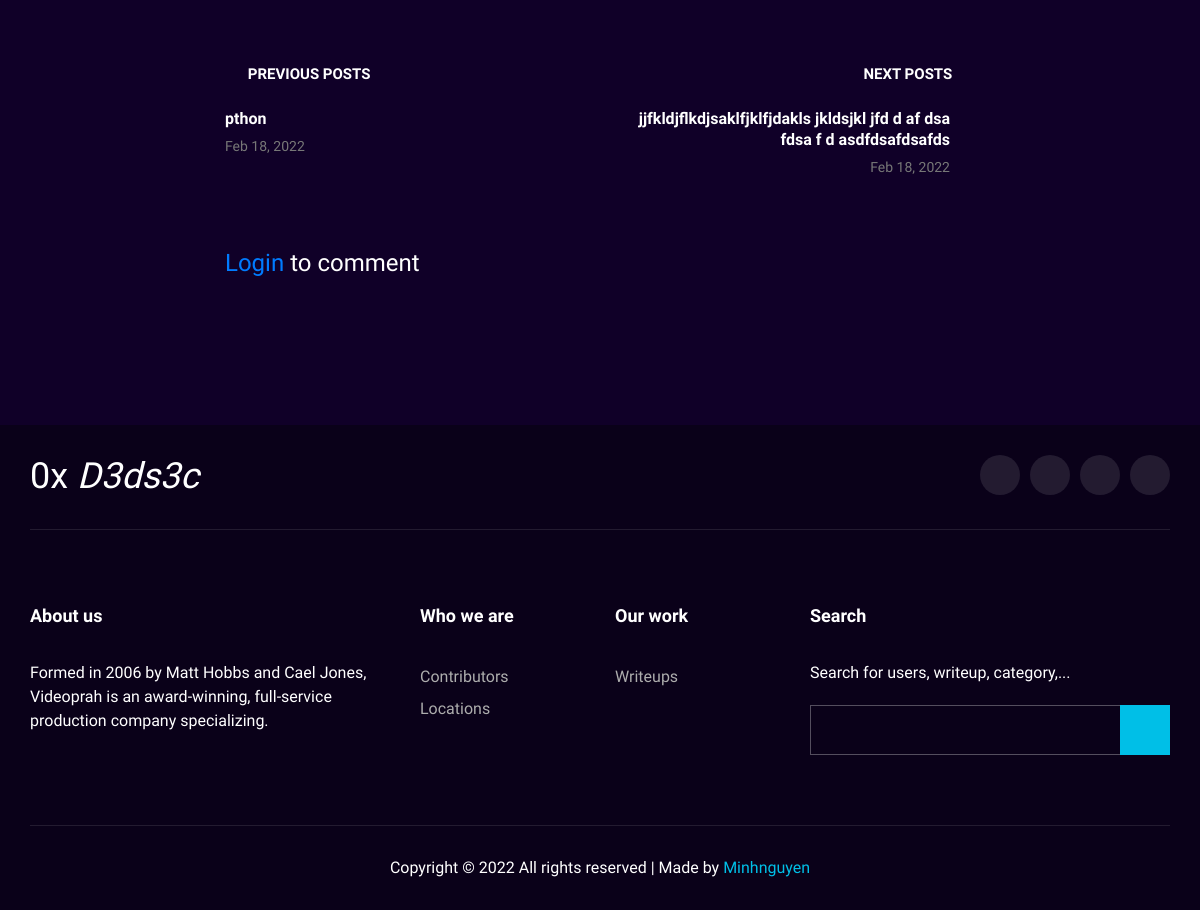
/dedsec/writeup/34/ (lower part), run on an earlier commit of the app's database.
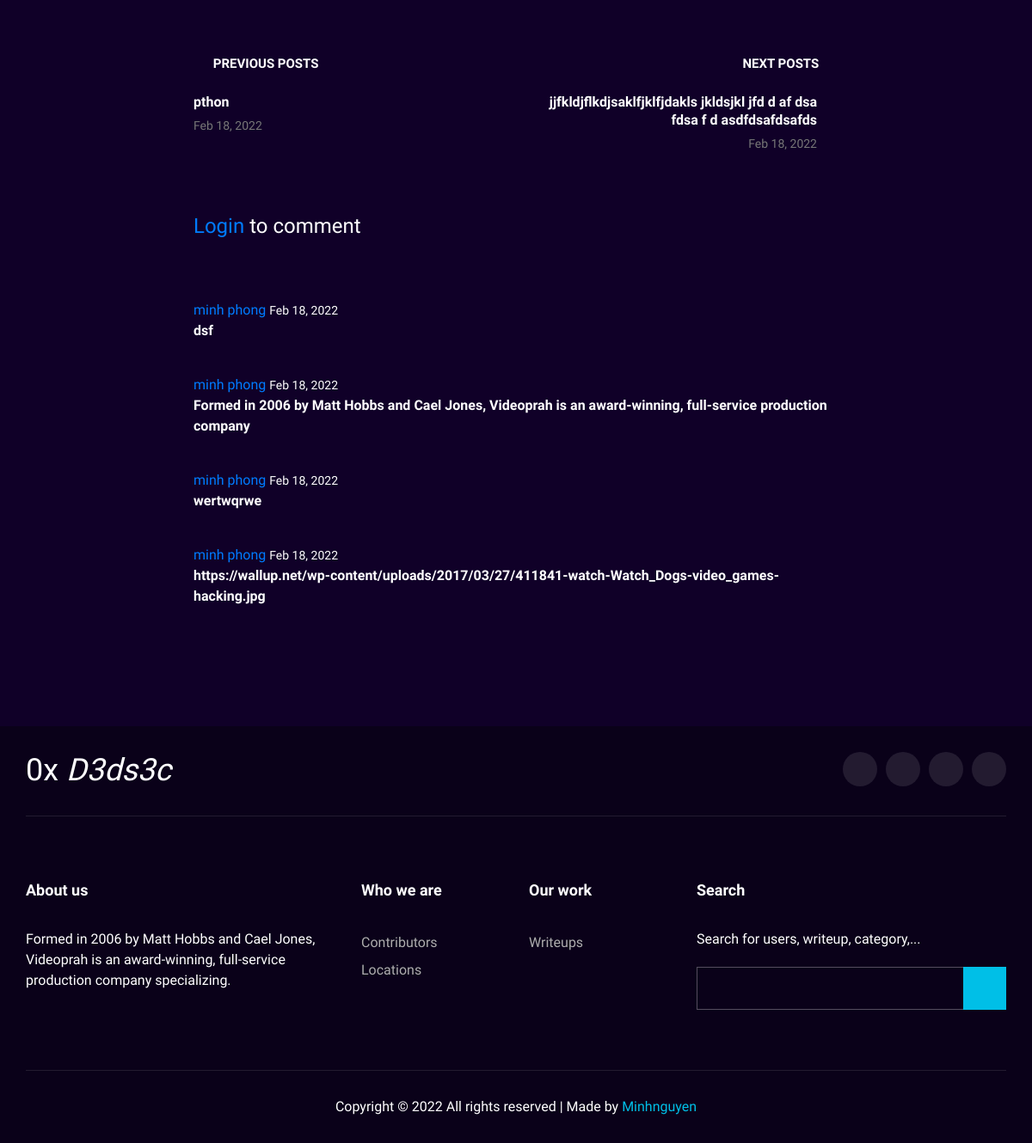
And on a later commit of the database.
### writeup/models.py (models this page shows, shortened)
class Writeup(models.Model):
    like = models.ManyToManyField(User,related_name='like')
    title = models.TextField()
    prerequis =  RichTextUploadingField(blank=True, null=True)
    content_upload = RichTextUploadingField(blank=True, null=True)
    cate = models.ManyToManyField(Cate, related_name='writeup')
    date_create = models.DateTimeField(default = timezone.now)
    author = models.ForeignKey(User, on_delete=models.CASCADE,related_name='writeup')

class Commment(models.Model):
    writeup = models.ForeignKey(Writeup, on_delete=models.CASCADE, related_name='cmt')
    date = models.DateTimeField(default=timezone.now)
    content = models.TextField()
    user = models.ForeignKey(User, on_delete=models.CASCADE, related_name='cmt',null=True)

### writeup/views.py (the view)
class WriteupDetail(DetailView):
    model = Writeup
    context_object_name = 'post'

### writeup/models.py (called while the page is built)
    def __str__(self):
        return self.tag

### writeup/templates/writeup/writeup_detail.html (shortened to what this page needs)
{%extends 'writeup/base.html'%}
{%load static%}
{% block content %}
    <div class="blog-details spad">
        <div class="container">
            <div class="row d-flex justify-content-center">
                <div class="col-lg-8">
                    <div class="blog__details__content">
                      <br>
                        <div class="blog__details__option">
                            <div class="row">
                                {%if post.get_previous_by_date_create%}
                                <div class="col-lg-6 col-md-6 col-sm-6">
                                    <a href="{%url 'writeupdetail' post.get_previous_by_date_create.id%}" class="blog__details__option__item">
                                        <h5><i class="fa fa-angle-left"></i> Previous posts</h5>
                                        <div class="blog__details__option__item__text">
                                            <h6>{{post.get_previous_by_date_create.title}}</h6>
                                            <span>{{post.get_previous_by_date_create.date_create| date:"M d, Y"}}</span>
                                        </div>
                                    </a>
                                </div>
                                {%endif%}
                                {%if post.get_next_by_date_create%}
                                {%if not post.get_previous_by_date_create%}
                                <div class="col-lg-6 col-md-6 col-sm-6">
                                    <a href="{%url 'writeupdetail' post.get_next_by_date_create.id%}" class="blog__details__option__item">
                                        <h5><i class="fa fa-angle-left"></i> Next posts</h5>
                                        <div class="blog__details__option__item__text">
                                            <h6>{{post.get_next_by_date_create.title}}</h6>
                                            <span>{{post.get_next_by_date_create.date_create| date:"M d, Y"}}</span>
                                        </div>
                                    </a>
                                </div>
                                {%else%}
                                <div class="col-lg-6 col-md-6 col-sm-6">
                                    <a href="{%url 'writeupdetail' post.get_next_by_date_create.id%}" class="blog__details__option__item blog__details__option__item--right">
                                        <h5>Next posts <i class="fa fa-angle-right"></i></h5>
                                        <div class="blog__details__option__item__text">
                                            <h6>{{post.get_next_by_date_create.title}}</h6>
                                            <span>{{post.get_next_by_date_create.date_create| date:"M d, Y"}}</span>
                                        </div>
                                    </a>
                                </div>
                                {%endif%}
                                {%endif%}
                            </div>
                        </div>
                        {%if user.is_authenticated%}
                        <div class="blog__details__comment">
                            <h4>Leave a comment</h4>
                                <textarea id="textarea" rows="10"></textarea>
                                <button id="cmt" type="submit" class="site-btn" value="{{post.id}}" >Send Message</button>
                        </div>
                        {%else%}
                        <h4 class="blog__details__comment"> <a href="{%url 'login'%}"> Login </a>to comment</h4>
                        {%endif%}
                        <br>
                        <br>
                        {%for cmt in post.cmt.all|dictsortreversed:"date"%}
                            <div class="col-lg-6 col-md-6 col-sm-6" style="max-width: max-content;">
                                <div class="blog__details__option__item__text">
                                    <a href="{%url 'profile' cmt.user.id%}"> {{cmt.user.first_name}} {{cmt.user.last_name}}</a></h6>
                                    <span style="color: white;">{{cmt.date|date:"M d, Y"}}</span>
                                </div>
                                <p >
                                {{cmt.content}}
                                </p>
                            </div>
                        {%endfor%}
                    </div>
                </div>
            </div>
        </div>
    </div>
    {% endblock %}

### writeup/templates/writeup/base.html (shortened to what this page needs)
{%load static%}
<!DOCTYPE html>
<html lang="zxx">
<head>
    <link rel="stylesheet" href="{%static 'writeup/css/bootstrap.min.css'%}" type="text/css">
    <link rel="stylesheet" href="{%static 'writeup/css/font-awesome.min.css'%}" type="text/css">
    <link rel="stylesheet" href="{%static 'writeup/css/elegant-icons.css'%}" type="text/css">
    <link rel="stylesheet" href="{%static 'writeup/css/owl.carousel.min.css'%}" type="text/css">
    <link rel="stylesheet" href="{%static 'writeup/css/magnific-popup.css'%}" type="text/css">
    <link rel="stylesheet" href="{%static 'writeup/css/slicknav.min.css'%}" type="text/css">
    <link rel="stylesheet" href="{%static 'writeup/css/style.css'%}" type="text/css">
</head>
<body>
    {% block content %}{% endblock %}
    <footer class="footer">
        <div class="container">
            <div class="footer__top">
                <div class="row">
                    <div class="col-lg-6 col-md-6">
                        <div class="footer__top__logo">
                            <h2 style="color: white;">0x <em> D3ds3c </em> </h2>
                        </div>
                    </div>
                    <div class="col-lg-6 col-md-6">
                        <div class="footer__top__social">
                            <a href="https://www.facebook.com/profile.php?id=100068404994823"><i class="fa fa-facebook"></i></a>
                            <a href="https://twitter.com/phong20031"><i class="fa fa-twitter"></i></a>
                            <a href="https://www.instagram.com/_minh_nguyn/?hl=en"><i class="fa fa-instagram"></i></a>
                            <a href="https://zalo.me/0377075126"><i class="fa fa-youtube-play"></i></a>
                        </div>
                    </div>
                </div>
            </div>
            <div class="footer__option">
                <div class="row">
                    <div class="col-lg-4 col-md-6 col-sm-6">
                        <div class="footer__option__item">
                            <h5>About us</h5>
                            <p>Formed in 2006 by Matt Hobbs and Cael Jones, Videoprah is an award-winning, full-service
                                production company specializing.</p>
                        </div>
                    </div>
                    <div class="col-lg-2 col-md-3 col-sm-3">
                        <div class="footer__option__item">
                            <h5>Who we are</h5>
                            <ul>
                                <li><a href="{%url 'contrib'%}">Contributors</a></li>
                                <li><a href="#">Locations</a></li>
                            </ul>
                        </div>
                    </div>
                    <div class="col-lg-2 col-md-3 col-sm-3">
                        <div class="footer__option__item">
                            <h5>Our work</h5>
                            <ul>
                                <li><a href="#">Writeups</a></li>
                            </ul>
                        </div>
                    </div>
                    <div class="col-lg-4 col-md-12">
                        <div class="footer__option__item">
                            <h5>Search</h5>
                            <p>Search for users, writeup, category,...</p>
                            <form action="{%url 'search'%}" method="post">
                                <input name="search" type="text" placeholder="">
                                <button type="submit"><i class="fa fa-send"></i></button>
                            </form>
                        </div>
                    </div>
                </div>
            </div>
            <div class="footer__copyright">
                <div class="row">
                    <div class="col-lg-12 text-center">
                        <p class="footer__copyright__text">Copyright &copy;
                            All rights reserved | Made by <a href="https://www.facebook.com/profile.php?id=100068404994823" target="_blank">Minhnguyen</a>
                        </p>
                    </div>
                </div>
            </div>
        </div>
    </footer>
</body>
</html>

### writeup/static/writeup/css/style.css (style rules this page uses)
html, body { height: 100%; font-family: "Josefin Sans", sans-serif; -webkit-font-smoothing: antialiased; }
h1, h2, h3, h4, h5, h6 { margin: 0; color: white; font-weight: 400; font-family: "Play", sans-serif; }
h2 { font-size: 36px; }
h4 { font-size: 24px; }
h5 { font-size: 18px; }
h6 { font-size: 16px; }
p { font-size: 16px; font-family: "Josefin Sans", sans-serif; color: #ffffff; font-weight: 800; margin: 0 0 15px 0; }
ul, ol { padding: 0; margin: 0; }
.spad { padding-top: 100px; padding-bottom: 100px; }
.footer { background: #0a0119; }
.footer__top { padding: 30px 0; border-bottom: 1px solid rgba(255, 255, 255, 0.1); }
.footer__top__logo { line-height: 40px; }
.footer__top__social { text-align: right; }
.footer__top__social a { display: inline-block; font-size: 15px; color: #ffffff; height: 40px; width: 40px; background: rgba(255, 255, 255, 0.1); border-radius: 50%; line-height: 44px; text-align: center; margin-right: 6px; }
.footer__top__social a:last-child { margin-right: 0; }
.footer__option { padding-bottom: 35px; padding-top: 75px; }
.footer__option__item { margin-bottom: 35px; }
.footer__option__item h5 { color: #ffffff; font-weight: 700; margin-bottom: 35px; }
.footer__option__item p { font-weight: 300; margin-bottom: 20px; }
.footer__option__item ul li { list-style: none; }
.footer__option__item ul li a { color: #adadad; font-size: 16px; font-weight: 300; line-height: 32px; }
.footer__option__item form { position: relative; }
.footer__option__item form input { height: 50px; width: 100%; padding-left: 20px; border: 1px solid #544E5E; background: transparent; font-size: 16px; color: #adadad; }
.footer__option__item form input::placeholder { color: #adadad; }
.footer__option__item form button { font-size: 20px; color: #ffffff; border: none; height: 50px; width: 50px; background: #00bfe7; line-height: 50px; text-align: center; position: absolute; right: 0; top: 0; }
.footer__copyright { border-top: 1px solid rgba(255, 255, 255, 0.1); padding: 30px 0; }
.footer__copyright__text { margin-bottom: 0; font-weight: 300; }
.footer__copyright__text a { color: #00bfe7; }
.blog-details { background: #100028; }
.blog__details__option { margin-bottom: 40px; }
.blog__details__option__item { margin-bottom: 30px; overflow: hidden; display: block; }
.blog__details__option__item h5 { color: #ffffff; font-size: 15px; font-weight: 700; text-transform: uppercase; margin-bottom: 25px; }
.blog__details__option__item h5 i { font-size: 18px; margin-right: 5px; }
.blog__details__option__item.blog__details__option__item--right h5 { text-align: right; }
.blog__details__option__item.blog__details__option__item--right h5 i { margin-right: 0; margin-left: 5px; }
.blog__details__option__item.blog__details__option__item--right .blog__details__option__item__text { margin-right: 25px; text-align: right; float: none; }
.blog__details__option__item__text { overflow: hidden; }
.blog__details__option__item__text h6 { color: #ffffff; line-height: 21px; font-weight: 700; margin-bottom: 5px; }
.blog__details__option__item__text span { font-size: 14px; color: #777777; font-weight: 300; }
@media only screen and (min-width: 1200px) { .container { max-width: 1170px; } }

What changed in the data, as far as the page shows it:
added Commment: user.first_name "minh", user.last_name "phong", date "Feb 18, 2022", content "dsf"
added Commment: user.first_name "minh", user.last_name "phong", date "Feb 18, 2022", content "Formed in 2006 by Matt Hobbs and Cael Jones, Videoprah is an award-winning, full-service production company"
added Commment: user.first_name "minh", user.last_name "phong", date "Feb 18, 2022", content "wertwqrwe"
added Commment: user.first_name "minh", user.last_name "phong", date "Feb 18, 2022", content "https://wallup.net/wp-content/uploads/2017/03/27/411841-watch-Watch_Dogs-video_games-hacking.jpg"
